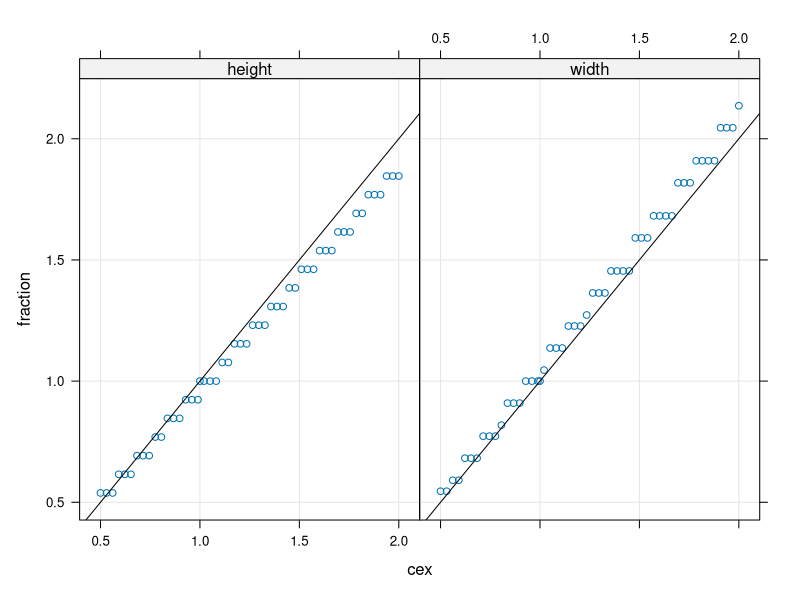

The R script that drew this image:
library(grid)
grid.newpage()
cex <- c(1,seq(1/2,2,l=50))
s <- "foo"
getwh <- function(cex.val){
  pushViewport(viewport(gp=gpar(cex=cex.val)))
  size <- c(width=convertWidth(stringWidth(s),"cm"),
            height=convertHeight(stringHeight(s),"cm"))
  popViewport()
  size
}
wh <- sapply(cex,getwh)
df <- do.call(rbind,lapply(rownames(wh),function(what){
  cm <- wh[what,]
  fraction <- cm/cm[1]
  data.frame(cex,cm,fraction,what)
}))
library(lattice)
library(latticeExtra)
p <- xyplot(fraction~cex|what,df,type=c("g","p"))+
  layer(panel.abline(0,1))
print(p)
